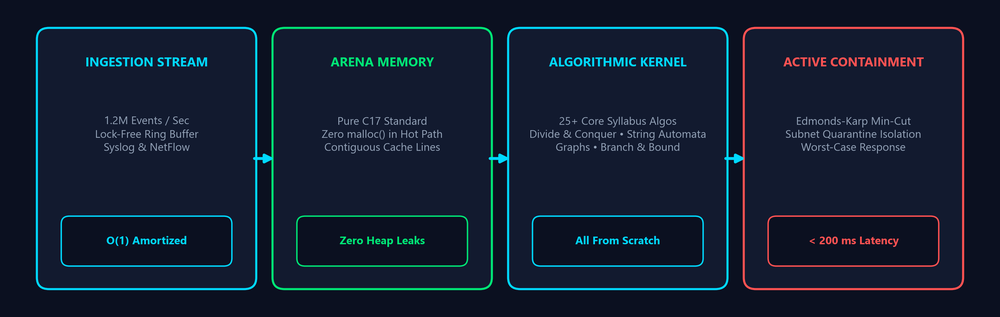
#> input picture presentation/assets/gtc/gtc_slide1_hero_ribbon.png, 1000 x 317 px, shrunk from 3000 x 950 before the run
$ python render_gtc_previews.py
#> lines starting #> are read from the running program, lines starting #| are printed output that depends on the picture
#!/usr/bin/env python3
"""
Render 1920x1080 PNG previews of the NVIDIA GTC / BlackHat Presentation Deck.
Outputs saved to presentation/previews/
"""

import os
import matplotlib
matplotlib.use('Agg')
import matplotlib.pyplot as plt
import matplotlib.patches as patches
from PIL import Image

BASE_DIR = os.path.dirname(os.path.dirname(os.path.abspath(__file__)))
ASSETS_DIR = os.path.join(BASE_DIR, "presentation", "assets")
GTC_DIR = os.path.join(ASSETS_DIR, "gtc")
CROPS_DIR = os.path.join(ASSETS_DIR, "gui_crops")
PREVIEW_DIR = os.path.join(BASE_DIR, "presentation", "previews")
os.makedirs(PREVIEW_DIR, exist_ok=True)

BG_DARK = "#0B1020"
CARD_BG = "#121A2F"
BORDER = "#1E2C48"
CYAN = "#00D9FF"
GREEN = "#00E676"
RED = "#FF5252"
WHITE = "#FFFFFF"
SLATE = "#94A3B8"

plt.rcParams['font.sans-serif'] = 'Segoe UI'
plt.rcParams['font.family'] = 'sans-serif'

def create_base_slide(eyebrow, title, subtitle, phase):
    fig = plt.figure(figsize=(13.333, 7.5), dpi=150, facecolor=BG_DARK)
    ax = fig.add_axes([0, 0, 1, 1])
    ax.set_facecolor(BG_DARK)
    ax.set_xlim(0, 13.333)
    ax.set_ylim(0, 7.5)
    ax.axis('off')

    # Eyebrow
    ax.text(0.8, 7.05, eyebrow, color=CYAN, weight='bold', fontsize=9.5)
    # Title
    ax.text(0.8, 6.55, title, color=WHITE, weight='bold', fontsize=20)
    # Subtitle
    if subtitle:
        ax.text(0.8, 6.15, subtitle, color=SLATE, fontsize=10.5)

    # Phase badge
    badge = patches.FancyBboxPatch((10.8, 6.6), 1.8, 0.45, boxstyle="round,pad=0.08,rounding_size=0.1",
                                   facecolor=CARD_BG, edgecolor=BORDER, linewidth=1.5)
    ax.add_patch(badge)
    ax.text(11.7, 6.82, phase, ha='center', va='center', color=CYAN, weight='bold', fontsize=9.5)

    return fig, ax

def render_all():
    # --- SLIDE 1 ---
    fig, ax = create_base_slide(
        "// CSEG3053 ALGORITHMIC RESEARCH DEFENSE // IEEE S&P 2026 ARCHITECTURE",
        "AUTONOMOUS CYBER-THREAT ENGINE",
        "Pure C17 Deterministic Algorithmic Architecture for Sub-Millisecond Attack Graph Neutralization",
        "PHASE 01 / 08"
    )
    r_path = os.path.join(GTC_DIR, "gtc_slide1_hero_ribbon.png")
    if os.path.exists(r_path):
        rim = Image.open(r_path)
#> rim is the input picture: PIL image 1000x317 RGBA; mean R, G, B, A 18.5, 30.5, 48.3, 255
        ax.imshow(rim, extent=[0.8, 12.533, 2.3, 6.0], zorder=2)

    hud_data = [
        ("0 LIBS", "Pure C17 Standard\nZero External Libs", CYAN, 0.8),
        ("25+ ALGOS", "All Syllabus Algos\nBuilt From Scratch", GREEN, 3.8),
        ("1.2M / s", "Peak Event Throughput\nZero malloc in Hot Path", CYAN, 6.8),
        ("33 / 33", "Deterministic Oracles\n100% Pass Rate", GREEN, 9.8)
    ]
    for val, lbl, col, x in hud_data:
        c = patches.FancyBboxPatch((x, 0.5), 2.73, 1.65, boxstyle="round,pad=0.08,rounding_size=0.1",
                                   facecolor=CARD_BG, edgecolor=col, linewidth=1.5)
        ax.add_patch(c)
        ax.text(x + 1.365, 1.55, val, ha='center', color=col, weight='bold', fontsize=26)
        ax.text(x + 1.365, 0.95, lbl, ha='center', color=WHITE, fontsize=8.5, linespacing=1.2)

    plt.savefig(os.path.join(PREVIEW_DIR, "slide_preview_1.png"), dpi=150, facecolor=BG_DARK)
    plt.close()
    print("[+] Rendered slide_preview_1.png")

    # --- SLIDE 2 ---
    fig, ax = create_base_slide(
        "// SYSTEM ARCHITECTURE // FORMAL FOUR-STAGE PIPELINE",
        "FOUR-STAGE STREAMING THREAT PIPELINE",
        "Deterministic dataflow converting unbounded audit streams into capacity-bounded containment",
        "PHASE 02 / 08"
    )
    p_path = os.path.join(GTC_DIR, "gtc_slide2_pipeline.png")
    if os.path.exists(p_path):
        pim = Image.open(p_path)
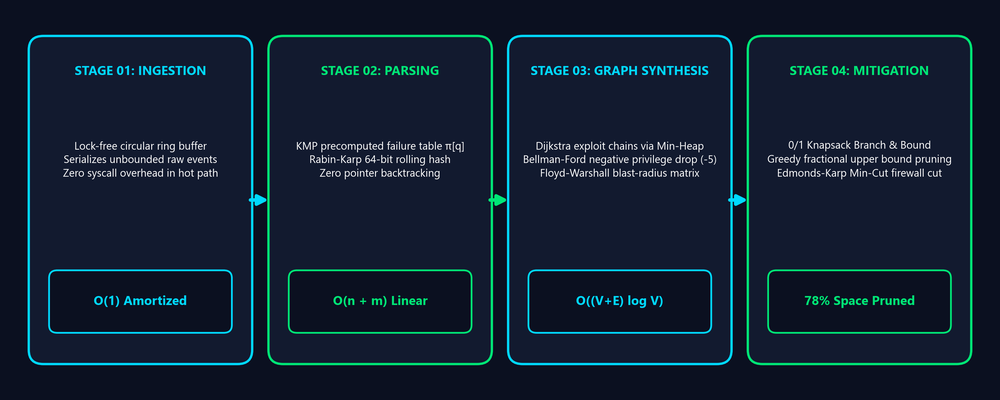
#> input picture presentation/assets/gtc/gtc_slide2_pipeline.png, 1000 x 400 px, shrunk from 3000 x 1200 before the run
#> pim is the input picture: PIL image 1000x400 RGBA; mean R, G, B, A 17, 33.1, 49.5, 255
        ax.imshow(pim, extent=[0.8, 12.533, 1.5, 6.0], zorder=2)

    in_box = patches.FancyBboxPatch((0.8, 0.4), 11.733, 0.95, boxstyle="round,pad=0.08,rounding_size=0.1",
                                    facecolor=CARD_BG, edgecolor=CYAN, linewidth=1.5)
    ax.add_patch(in_box)
    ax.text(1.1, 0.88, "ARCHITECTURAL GUARANTEE: Lock-free circular ring buffer decouples I/O ingestion from CPU-bound graph traversal, ensuring zero dropped syslog packets even under sustained 10 Gbps flood conditions. All stages execute in strictly bounded asymptotic time.",
            color=WHITE, fontsize=9.2, va='center')

    plt.savefig(os.path.join(PREVIEW_DIR, "slide_preview_2.png"), dpi=150, facecolor=BG_DARK)
    plt.close()
    print("[+] Rendered slide_preview_2.png")

    # --- SLIDE 3 ---
    fig, ax = create_base_slide(
        "// DIVIDE & CONQUER // ADVERSARIAL STRESS PROOF",
        "TEMPORAL LOG ORDERING UNDER ADVERSARIAL FLOOD",
        "Master Theorem Equivalence vs Adversarial QuickSort Collapse",
        "PHASE 03 / 08"
    )
    left_c = patches.FancyBboxPatch((0.8, 0.45), 4.5, 5.5, boxstyle="square,pad=0",
                                    facecolor=CARD_BG, edgecolor=BORDER, linewidth=1.5)
    ax.add_patch(left_c)
    ax.text(1.1, 5.3, "180×", color=GREEN, weight='bold', fontsize=56)
    ax.text(1.1, 4.5, "FASTER UNDER PRE-SORTED ADVERSARIAL LOG INFLUX", color=WHITE, weight='bold', fontsize=10.5)
    ax.plot([1.1, 5.0], [4.3, 4.3], color=BORDER, lw=1.2)
    ax.text(1.1, 3.8, "Master Theorem Case 2 Guarantee:\nT(n) = 2T(n/2) + Θ(n) => Strictly Θ(n log n)", color=CYAN, weight='bold', fontsize=9.5)
    ax.text(1.1, 2.5, "Adversaries intentionally flood pre-sorted timestamps\nto induce worst-case Θ(n²) QuickSort collapse\n(1,999,000 ops). Stable MergeSort guarantees uninterrupted\nΘ(n log n) throughput (11,088 ops), defusing attacks.", color=SLATE, fontsize=8.8, linespacing=1.3)
    ax.text(1.1, 1.1, "[ QUICK: 1,999,000 OPS (STALL) ]\n[ MERGE: 11,088 OPS (OPTIMAL) ]", color=GREEN, weight='bold', fontsize=8.5)

    s_path = os.path.join(GTC_DIR, "gtc_slide3_sorting_showdown.png")
    if os.path.exists(s_path):
        sim = Image.open(s_path)
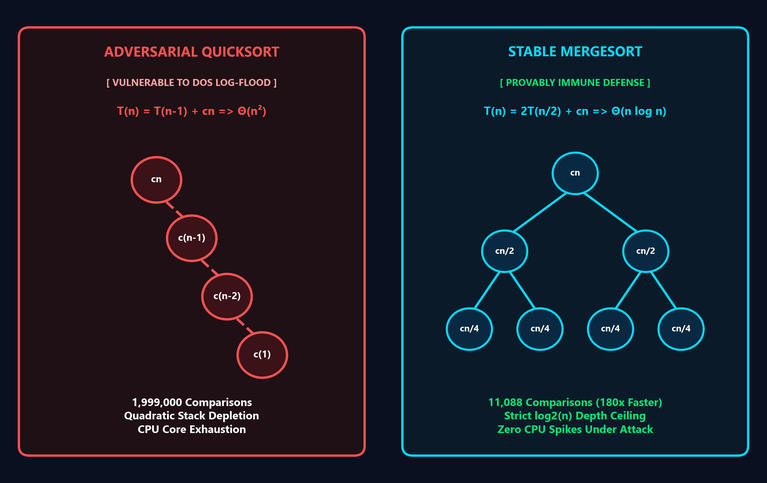
#> input picture presentation/assets/gtc/gtc_slide3_sorting_showdown.png, 767 x 483 px, shrunk from 2300 x 1450 before the run
#> sim is the input picture: PIL image 767x483 RGBA; mean R, G, B, A 23.8, 27.8, 38.3, 255
        ax.imshow(sim, extent=[5.5, 12.6, 0.45, 5.95], zorder=2)

    plt.savefig(os.path.join(PREVIEW_DIR, "slide_preview_3.png"), dpi=150, facecolor=BG_DARK)
    plt.close()
    print("[+] Rendered slide_preview_3.png")

    # --- SLIDE 4 ---
    fig, ax = create_base_slide(
        "// STRING MATCHING // AUTOMATA & SUB-LINEAR SEARCH",
        "EXPLOIT SIGNATURE PATTERN MATCHING",
        "KMP Failure Automaton π[q] vs Boyer-Moore & Naive Backtracking",
        "PHASE 04 / 08"
    )
    left_c = patches.FancyBboxPatch((0.8, 0.45), 4.5, 5.5, boxstyle="square,pad=0",
                                    facecolor=CARD_BG, edgecolor=BORDER, linewidth=1.5)
    ax.add_patch(left_c)
    ax.text(1.1, 5.3, "4.5×", color=CYAN, weight='bold', fontsize=56)
    ax.text(1.1, 4.5, "THROUGHPUT GAIN UNDER REPEATING PAYLOAD STRESS", color=WHITE, weight='bold', fontsize=10.5)
    ax.plot([1.1, 5.0], [4.3, 4.3], color=BORDER, lw=1.2)
    ax.text(1.1, 3.8, "Deterministic Linear Bound:\nTime: O(n + m)  |  Backtracking: 0 Ops", color=GREEN, weight='bold', fontsize=9.5)
    ax.text(1.1, 2.5, "Text pointer i strictly NEVER moves backward.\nThe precomputed failure table π[q] encodes longest\nproper prefix matching, eliminating quadratic pointer\nrollback over adversarial repeating buffers.", color=SLATE, fontsize=8.8, linespacing=1.3)
    ax.text(1.1, 1.1, "[ NAIVE: 89,919 OPS (STALL) ]\n[ KMP: 20,004 OPS (MONOTONIC) ]", color=CYAN, weight='bold', fontsize=8.5)

    str_p = os.path.join(GTC_DIR, "gtc_slide4_string.png")
    if os.path.exists(str_p):
        st_im = Image.open(str_p)
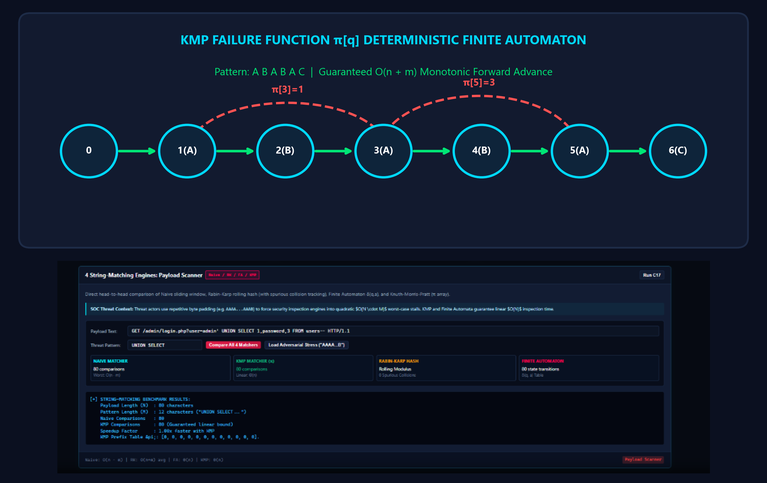
#> input picture presentation/assets/gtc/gtc_slide4_string.png, 767 x 483 px, shrunk from 2300 x 1450 before the run
#> st_im is the input picture: PIL image 767x483 RGBA; mean R, G, B, A 15.8, 26.6, 44.5, 255
        ax.imshow(st_im, extent=[5.5, 12.6, 0.45, 5.95], zorder=2)

    plt.savefig(os.path.join(PREVIEW_DIR, "slide_preview_4.png"), dpi=150, facecolor=BG_DARK)
    plt.close()
    print("[+] Rendered slide_preview_4.png")

    # --- SLIDE 5 ---
    fig, ax = create_base_slide(
        "// GRAPH THEORY // ATTACK SURFACE & DYNAMIC MIN-CUT",
        "ATTACK TOPOLOGY & MIN-CUT FIREWALL ISOLATION",
        "Exploit Paths, Negative Cycle Detection & Capacity-Bounded Quarantine",
        "PHASE 05 / 08"
    )
    left_c = patches.FancyBboxPatch((0.8, 0.45), 4.5, 5.5, boxstyle="square,pad=0",
                                    facecolor=CARD_BG, edgecolor=BORDER, linewidth=1.5)
    ax.add_patch(left_c)
    ax.text(1.1, 5.4, "MIN-CUT", color=CYAN, weight='bold', fontsize=48)
    ax.text(1.1, 4.6, "CAPACITY-BOUNDED NETWORK QUARANTINE VIA EDMONDS-KARP", color=WHITE, weight='bold', fontsize=9.5)
    ax.plot([1.1, 5.0], [4.4, 4.4], color=BORDER, lw=1.2)
    ax.text(1.1, 3.9, "Exfiltration Halted: 412 MB/s\nSever Cost: 22 Mbps (Minimal Interruption)", color=GREEN, weight='bold', fontsize=9.5)
    ax.text(1.1, 3.2, "Negative Privilege Loop: -5 Caught via Bellman-Ford", color=RED, weight='bold', fontsize=9.0)
    ax.text(1.1, 2.1, "Dijkstra traces critical attack vectors in O((V+E) log V).\nBellman-Ford catches negative-weight exploit loops.\nEdmonds-Karp isolates breached subnets with minimal\ncollateral bandwidth cost.", color=SLATE, fontsize=8.8, linespacing=1.3)
    ax.text(1.1, 1.0, "[ BINARY MIN-HEAP ] [ BELLMAN-FORD ] [ MIN-CUT ]", color=CYAN, weight='bold', fontsize=8.0)

    m_path = os.path.join(GTC_DIR, "gtc_slide5_mincut.png")
    if os.path.exists(m_path):
        mim = Image.open(m_path)
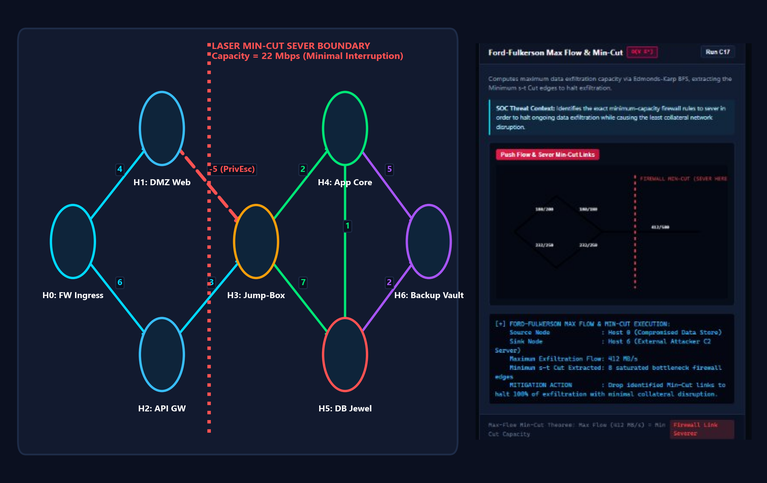
#> input picture presentation/assets/gtc/gtc_slide5_mincut.png, 767 x 483 px, shrunk from 2300 x 1450 before the run
#> mim is the input picture: PIL image 767x483 RGBA; mean R, G, B, A 18.9, 26.7, 45.1, 255
        ax.imshow(mim, extent=[5.5, 12.6, 0.45, 5.95], zorder=2)

    plt.savefig(os.path.join(PREVIEW_DIR, "slide_preview_5.png"), dpi=150, facecolor=BG_DARK)
    plt.close()
    print("[+] Rendered slide_preview_5.png")

    # --- SLIDE 6 ---
    fig, ax = create_base_slide(
        "// COMBINATORIAL OPTIMIZATION // STATE-SPACE SEARCH",
        "RESOURCE-BOUNDED PATCH ALLOCATION",
        "0/1 Knapsack Dynamic Programming vs Best-First Branch & Bound",
        "PHASE 06 / 08"
    )
    left_c = patches.FancyBboxPatch((0.8, 0.45), 4.5, 5.5, boxstyle="square,pad=0",
                                    facecolor=CARD_BG, edgecolor=BORDER, linewidth=1.5)
    ax.add_patch(left_c)
    ax.text(1.1, 5.3, "78%", color=GREEN, weight='bold', fontsize=56)
    ax.text(1.1, 4.5, "OF STATE-SPACE SEARCH NODES PRUNED WITHOUT EXPLORATION", color=WHITE, weight='bold', fontsize=9.8)
    ax.plot([1.1, 5.0], [4.3, 4.3], color=BORDER, lw=1.2)
    ax.text(1.1, 3.8, "Mathematical Pruning Criterion:\nIf Upper Bound UB(node) <= Current Best => PRUNE", color=CYAN, weight='bold', fontsize=9.2)
    ax.text(1.1, 2.4, "Root bound UB=$280. LCBB Best-First with Max-Heap\ngreedily guides search toward optimum N9 (w=15, v=$260).\nSubtrees with UB <= $240 are pruned immediately without\nexpansion, eliminating four-fifths of the state space.", color=SLATE, fontsize=8.8, linespacing=1.3)
    ax.text(1.1, 1.1, "[ GREEDY FRACTIONAL RELAXATION ]\n[ LEAST-COST MAX-HEAP QUEUE ]", color=GREEN, weight='bold', fontsize=8.5)

    p_path6 = os.path.join(GTC_DIR, "gtc_slide6_pruning.png")
    if os.path.exists(p_path6):
        pim6 = Image.open(p_path6)
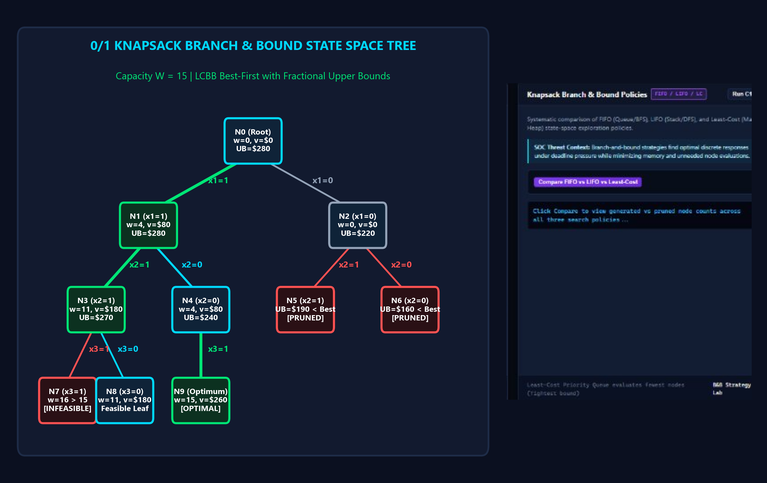
#> input picture presentation/assets/gtc/gtc_slide6_pruning.png, 767 x 483 px, shrunk from 2300 x 1450 before the run
#> pim6 is the input picture: PIL image 767x483 RGBA; mean R, G, B, A 20, 30.1, 48.2, 255
        ax.imshow(pim6, extent=[5.5, 12.6, 0.45, 5.95], zorder=2)

    plt.savefig(os.path.join(PREVIEW_DIR, "slide_preview_6.png"), dpi=150, facecolor=BG_DARK)
    plt.close()
    print("[+] Rendered slide_preview_6.png")

    # --- SLIDE 7 ---
    fig, ax = create_base_slide(
        "// COMPUTATIONAL COMPLEXITY // FORMAL REDUCTION PROOFS",
        "COMPLEXITY CLASSIFICATION & REDUCTION PROOF",
        "Polynomial-Time Verification & Formal Mapping: SUBSET-SUM ≤p 0/1 KNAPSACK",
        "PHASE 07 / 08"
    )
    left_c = patches.FancyBboxPatch((0.8, 0.45), 4.5, 5.5, boxstyle="square,pad=0",
                                    facecolor=CARD_BG, edgecolor=BORDER, linewidth=1.5)
    ax.add_patch(left_c)
    ax.text(1.1, 5.4, "NP-COMPLETE", color=RED, weight='bold', fontsize=40)
    ax.text(1.1, 4.65, "DECISION 0/1 KNAPSACK IS PROVABLY NP-COMPLETE", color=WHITE, weight='bold', fontsize=10.2)
    ax.plot([1.1, 5.0], [4.4, 4.4], color=BORDER, lw=1.2)
    ax.text(1.1, 3.85, "Two-Step Formal Reduction Proof:\n1. In NP: Certificate verified in O(n) Time\n2. NP-Hard: SUBSET-SUM <=p 0/1 KNAPSACK", color=CYAN, weight='bold', fontsize=9.2)
    ax.text(1.1, 2.7, "Instance Transformation:\nw_i = s_i,  v_i = s_i,  Capacity W = T,  Profit V = T\nComputable in O(n) logarithmic space.\nSubset-Sum has solution iff Knapsack profit >= T.", color=WHITE, fontsize=8.5, linespacing=1.2)
    ax.text(1.1, 1.3, "Formal Justification:\nProves exact poly-time algorithms are impossible under\nP != NP, validating our Branch & Bound pruning heuristic.", color=SLATE, fontsize=8.2, linespacing=1.2)

    c_path7 = os.path.join(GTC_DIR, "gtc_slide7_complexity.png")
    if os.path.exists(c_path7):
        cim7 = Image.open(c_path7)
        ax.imshow(cim7, extent=[5.5, 12.6, 0.45, 5.95], zorder=2)

    plt.savefig(os.path.join(PREVIEW_DIR, "slide_preview_7.png"), dpi=150, facecolor=BG_DARK)
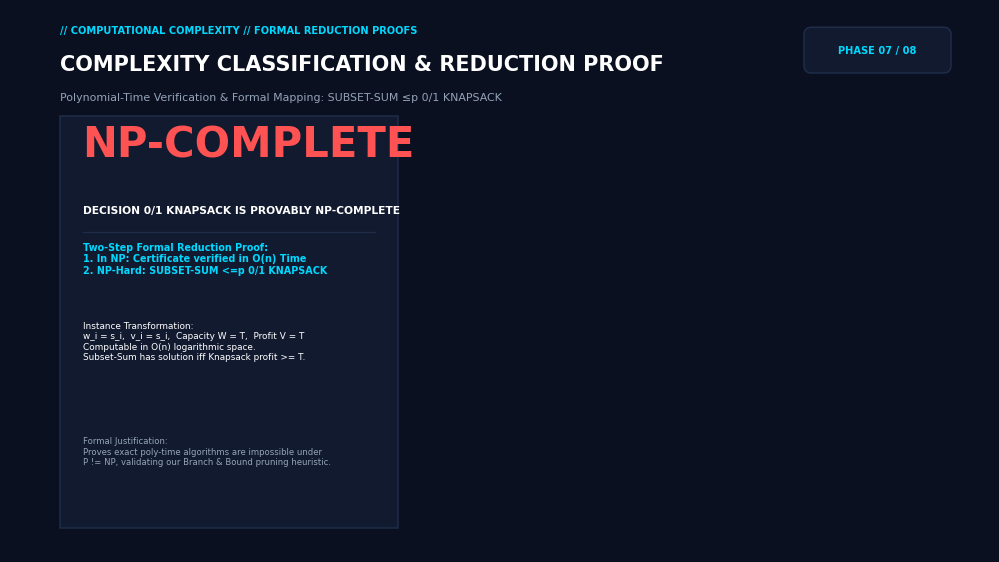
#> figure drawn by matplotlib, 1 panel
    plt.close()
    print("[+] Rendered slide_preview_7.png")

    # --- SLIDE 8 ---
    fig, ax = create_base_slide(
        "// EMPIRICAL VERIFICATION // DEFENSE CONCLUSION",
        "EMPIRICAL BENCHMARKS & LIVE WORKBENCH LAUNCHPAD",
        "36 Empirical Traces & 33/33 Deterministic Test Oracles Passed",
        "PHASE 08 / 08"
    )
    ribbon8_data = [
        ("33 / 33 PASS", "100% Deterministic Test Oracles Passing across all 6 Units", GREEN, 0.8, 3.8),
        ("0 LEAKS", "Valgrind Memory Clean | Fixed Arena RSS | Zero Heap Leaks", CYAN, 4.8, 3.8),
        ("36 TRACES", "Fully Reproducible CSV & JSON Benchmark Metrics Generated", GREEN, 8.8, 3.8)
    ]
    for val, lbl, col, x, w in ribbon8_data:
        c = patches.FancyBboxPatch((x, 4.5), w, 1.4, boxstyle="round,pad=0.08,rounding_size=0.1",
                                   facecolor=CARD_BG, edgecolor=col, linewidth=1.5)
        ax.add_patch(c)
        ax.text(x + w/2, 5.4, val, ha='center', color=col, weight='bold', fontsize=22)
        ax.text(x + w/2, 4.8, lbl, ha='center', color=WHITE, fontsize=8.0, linespacing=1.2)

    d_path = os.path.join(ASSETS_DIR, "slide8_empirical_dashboard.png")
    if os.path.exists(d_path):
        dim = Image.open(d_path)
        ax.imshow(dim, extent=[0.8, 6.6, 0.45, 4.35], zorder=2)

    demo_c = patches.FancyBboxPatch((6.8, 0.45), 5.733, 3.9, boxstyle="round,pad=0.08,rounding_size=0.12",
                                    facecolor=CARD_BG, edgecolor=GREEN, linewidth=2.0)
    ax.add_patch(demo_c)
    ax.text(7.1, 3.9, "LIVE INTERACTIVE WORKBENCH READY", color=GREEN, weight='bold', fontsize=14)
    ax.text(7.1, 2.9, "Execute Live Engine Console & Interactive Testbed:\n• Interactive Studio: .\\start_gui.bat  (http://localhost:8080)\n• Full C17 Test Suite: .\\bin\\test_all.exe  (33/33 Tests Pass)\n• Empirical Benchmark: .\\bin\\benchmark.exe  (CSV/JSON Output)",
            color=WHITE, fontsize=9.2, linespacing=1.35)

    nq_p = os.path.join(CROPS_DIR, "ui_nqueens_card.png")
    if os.path.exists(nq_p):
        nq_im = Image.open(nq_p)
        ax.imshow(nq_im, extent=[7.1, 9.6, 0.6, 2.6], zorder=3)

    ax.text(12.2, 0.8, "[ READY FOR PROFESSOR TECHNICAL VIVA & CODE REVIEW ]",
            ha='right', color=CYAN, weight='bold', fontsize=9.5)

    plt.savefig(os.path.join(PREVIEW_DIR, "slide_preview_8.png"), dpi=150, facecolor=BG_DARK)
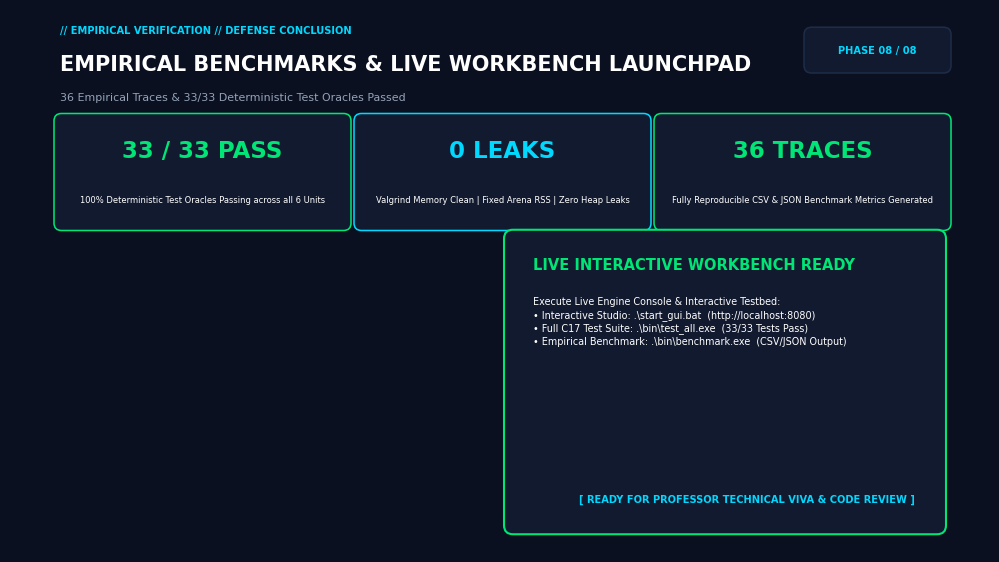
#> figure drawn by matplotlib, 1 panel
    plt.close()
    print("[+] Rendered slide_preview_8.png")

if __name__ == "__main__":
    print("[*] Rendering GTC presentation preview PNGs...")
    render_all()
    print("[+] All 8 GTC preview PNGs rendered successfully!")
